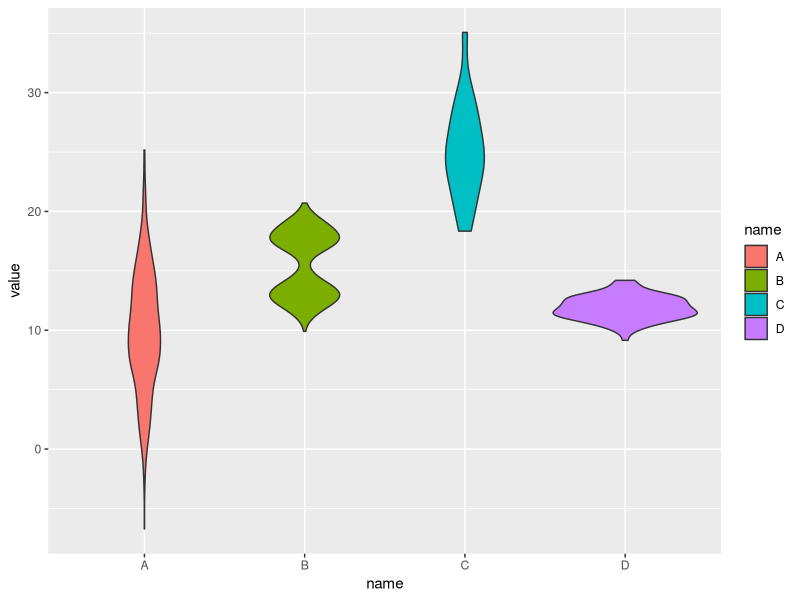

Source code (R):
## ---- chunk 1
library(ggplot2)
## ---- chunk 2
#| label: fig-nightmap
#| fig-cap: This is Fracais at Nite
#| warning: false
#| lst-label: lst-mapcode
#| lst-cap: This is code to NOT zoom in on Spain

# Library
# create a dataset
data <- data.frame(
  name=c( rep("A",500), rep("B",500), rep("B",500), rep("C",20), rep('D', 100)  ),
  value=c( rnorm(500, 10, 5), rnorm(500, 13, 1), rnorm(500, 18, 1), rnorm(20, 25, 4), rnorm(100, 12, 1) )
)

# Most basic violin chart
ggplot(data, aes(x=name, y=value, fill=name)) + # fill=name allow to automatically dedicate a color for each group
  geom_violin()

